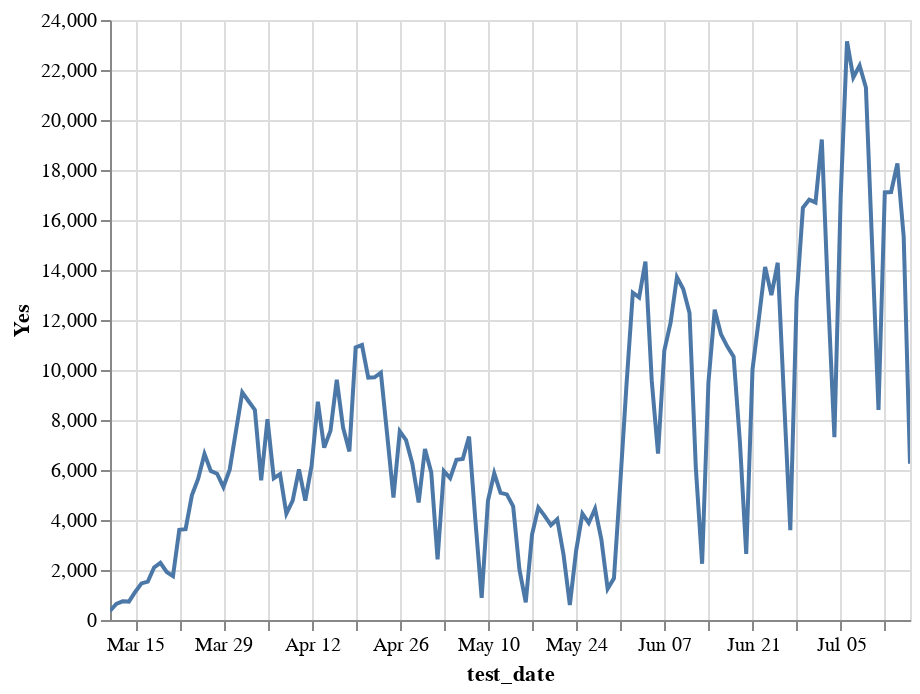

Notebook source saved alongside this figure:
### Code cell
alt.Chart(ti.reset_index().assign(total=lambda x: x.Yes+x.No)).mark_line().encode(
    x='test_date',
    y='Yes',
    tooltip=['test_date', 'Yes']
).interactive()

### Figure 1 — Vega-Lite specification as saved in the notebook (floating-point values rounded to 4 significant figures)
{"config": {"view": {"continuousWidth": 400, "continuousHeight": 300}}, "data": {"name": "data-622dc3e143b0886f7925ced3e16ddfde"}, "mark": "line", "encoding": {"tooltip": [{"type": "temporal", "field": "test_date"}, {"type": "quantitative", "field": "Yes"}], "x": {"type": "temporal", "field": "test_date"}, "y": {"type": "quantitative", "field": "Yes"}}, "selection": {"selector004": {"type": "interval", "bind": "scales", "encodings": ["x", "y"]}}, "$schema": "https://vega.github.io/schema/vega-lite/v4.8.1.json", "datasets": {"data-622dc3e143b0886f7925ced3e16ddfde": [{"test_date": "2020-03-11T00:00:00", "No": 22, "Yes": 366, "total": 388}, {"test_date": "2020-03-12T00:00:00", "No": 29, "Yes": 640, "total": 669}, {"test_date": "2020-03-13T00:00:00", "No": 25, "Yes": 745, "total": 770}, {"test_date": "2020-03-14T00:00:00", "No": 30, "Yes": 736, "total": 766}, {"test_date": "2020-03-15T00:00:00", "No": 133, "Yes": 1121, "total": 1254}, {"test_date": "2020-03-16T00:00:00", "No": 161, "Yes": 1464, "total": 1625}, {"test_date": "2020-03-17T00:00:00", "No": 202, "Yes": 1537, "total": 1739}, {"test_date": "2020-03-18T00:00:00", "No": 204, "Yes": 2101, "total": 2305}, {"test_date": "2020-03-19T00:00:00", "No": 230, "Yes": 2284, "total": 2514}, {"test_date": "2020-03-20T00:00:00", "No": 133, "Yes": 1922, "total": 2055}, {"test_date": "2020-03-21T00:00:00", "No": 148, "Yes": 1757, "total": 1905}, {"test_date": "2020-03-22T00:00:00", "No": 643, "Yes": 3610, "total": 4253}, {"test_date": "2020-03-23T00:00:00", "No": 421, "Yes": 3632, "total": 4053}, {"test_date": "2020-03-24T00:00:00", "No": 370, "Yes": 4987, "total": 5357}, {"test_date": "2020-03-25T00:00:00", "No": 478, "Yes": 5650, "total": 6128}, {"test_date": "2020-03-26T00:00:00", "No": 602, "Yes": 6644, "total": 7246}, {"test_date": "2020-03-27T00:00:00", "No": 518, "Yes": 5963, "total": 6481}, {"test_date": "2020-03-28T00:00:00", "No": 535, "Yes": 5852, "total": 6387}, {"test_date": "2020-03-29T00:00:00", "No": 662, "Yes": 5321, "total": 5983}, {"test_date": "2020-03-30T00:00:00", "No": 957, "Yes": 6013, "total": 6970}, {"test_date": "2020-03-31T00:00:00", "No": 1512, "Yes": 7564, "total": 9076}, {"test_date": "2020-04-01T00:00:00", "No": 1664, "Yes": 9104, "total": 10768}, {"test_date": "2020-04-02T00:00:00", "No": 1838, "Yes": 8751, "total": 10589}, {"test_date": "2020-04-03T00:00:00", "No": 1536, "Yes": 8405, "total": 9941}, {"test_date": "2020-04-04T00:00:00", "No": 894, "Yes": 5588, "total": 6482}, {"test_date": "2020-04-05T00:00:00", "No": 1782, "Yes": 8033, "total": 9815}, {"test_date": "2020-04-06T00:00:00", "No": 2093, "Yes": 5670, "total": 7763}, {"test_date": "2020-04-07T00:00:00", "No": 2072, "Yes": 5833, "total": 7905}, {"test_date": "2020-04-08T00:00:00", "No": 1968, "Yes": 4254, "total": 6222}, {"test_date": "2020-04-09T00:00:00", "No": 1663, "Yes": 4778, "total": 6441}, {"test_date": "2020-04-10T00:00:00", "No": 2292, "Yes": 6022, "total": 8314}, {"test_date": "2020-04-11T00:00:00", "No": 2411, "Yes": 4779, "total": 7190}, {"test_date": "2020-04-12T00:00:00", "No": 3176, "Yes": 6163, "total": 9339}, {"test_date": "2020-04-13T00:00:00", "No": 3493, "Yes": 8733, "total": 12226}, {"test_date": "2020-04-14T00:00:00", "No": 2891, "Yes": 6893, "total": 9784}, {"test_date": "2020-04-15T00:00:00", "No": 2641, "Yes": 7571, "total": 10212}, {"test_date": "2020-04-16T00:00:00", "No": 3072, "Yes": 9614, "total": 12686}, {"test_date": "2020-04-17T00:00:00", "No": 2920, "Yes": 7697, "total": 10617}, {"test_date": "2020-04-18T00:00:00", "No": 2793, "Yes": 6745, "total": 9538}, {"test_date": "2020-04-19T00:00:00", "No": 4266, "Yes": 10907, "total": 15173}, {"test_date": "2020-04-20T00:00:00", "No": 3826, "Yes": 10999, "total": 14825}, {"test_date": "2020-04-21T00:00:00", "No": 3940, "Yes": 9690, "total": 13630}, {"test_date": "2020-04-22T00:00:00", "No": 3889, "Yes": 9708, "total": 13597}, {"test_date": "2020-04-23T00:00:00", "No": 4678, "Yes": 9891, "total": 14569}, {"test_date": "2020-04-24T00:00:00", "No": 3480, "Yes": 7418, "total": 10898}, {"test_date": "2020-04-25T00:00:00", "No": 2331, "Yes": 4902, "total": 7233}, {"test_date": "2020-04-26T00:00:00", "No": 3733, "Yes": 7551, "total": 11284}, {"test_date": "2020-04-27T00:00:00", "No": 4544, "Yes": 7191, "total": 11735}, {"test_date": "2020-04-28T00:00:00", "No": 3435, "Yes": 6253, "total": 9688}, {"test_date": "2020-04-29T00:00:00", "No": 2671, "Yes": 4702, "total": 7373}, {"test_date": "2020-04-30T00:00:00", "No": 3717, "Yes": 6843, "total": 10560}, {"test_date": "2020-05-01T00:00:00", "No": 2964, "Yes": 5903, "total": 8867}, {"test_date": "2020-05-02T00:00:00", "No": 1690, "Yes": 2429, "total": 4119}, {"test_date": "2020-05-03T00:00:00", "No": 3212, "Yes": 5953, "total": 9165}, {"test_date": "2020-05-04T00:00:00", "No": 3446, "Yes": 5673, "total": 9119}, {"test_date": "2020-05-05T00:00:00", "No": 2961, "Yes": 6407, "total": 9368}, {"test_date": "2020-05-06T00:00:00", "No": 2575, "Yes": 6438, "total": 9013}, {"test_date": "2020-05-07T00:00:00", "No": 3464, "Yes": 7336, "total": 10800}, {"test_date": "2020-05-08T00:00:00", "No": 2194, "Yes": 3992, "total": 6186}, {"test_date": "2020-05-09T00:00:00", "No": 896, "Yes": 889, "total": 1785}, {"test_date": "2020-05-10T00:00:00", "No": 2606, "Yes": 4771, "total": 7377}, {"test_date": "2020-05-11T00:00:00", "No": 2773, "Yes": 5869, "total": 8642}, {"test_date": "2020-05-12T00:00:00", "No": 2596, "Yes": 5086, "total": 7682}, {"test_date": "2020-05-13T00:00:00", "No": 3016, "Yes": 5023, "total": 8039}, {"test_date": "2020-05-14T00:00:00", "No": 3326, "Yes": 4546, "total": 7872}, {"test_date": "2020-05-15T00:00:00", "No": 2383, "Yes": 2014, "total": 4397}, {"test_date": "2020-05-16T00:00:00", "No": 405, "Yes": 703, "total": 1108}, {"test_date": "2020-05-17T00:00:00", "No": 2804, "Yes": 3415, "total": 6219}, {"test_date": "2020-05-18T00:00:00", "No": 3224, "Yes": 4496, "total": 7720}, {"test_date": "2020-05-19T00:00:00", "No": 2650, "Yes": 4168, "total": 6818}, {"test_date": "2020-05-20T00:00:00", "No": 1973, "Yes": 3791, "total": 5764}, {"test_date": "2020-05-21T00:00:00", "No": 2152, "Yes": 4029, "total": 6181}, {"test_date": "2020-05-22T00:00:00", "No": 1159, "Yes": 2610, "total": 3769}, {"test_date": "2020-05-23T00:00:00", "No": 240, "Yes": 597, "total": 837}, {"test_date": "2020-05-24T00:00:00", "No": 1452, "Yes": 2775, "total": 4227}, {"test_date": "2020-05-25T00:00:00", "No": 2037, "Yes": 4252, "total": 6289}, {"test_date": "2020-05-26T00:00:00", "No": 3215, "Yes": 3882, "total": 7097}, {"test_date": "2020-05-27T00:00:00", "No": 1617, "Yes": 4450, "total": 6067}, {"test_date": "2020-05-28T00:00:00", "No": 901, "Yes": 3228, "total": 4129}, {"test_date": "2020-05-29T00:00:00", "No": 259, "Yes": 1245, "total": 1504}, {"test_date": "2020-05-30T00:00:00", "No": 366, "Yes": 1664, "total": 2030}, {"test_date": "2020-05-31T00:00:00", "No": 2189, "Yes": 5444, "total": 7633}, {"test_date": "2020-06-01T00:00:00", "No": 2740, "Yes": 9436, "total": 12176}, {"test_date": "2020-06-02T00:00:00", "No": 2750, "Yes": 13091, "total": 15841}, {"test_date": "2020-06-03T00:00:00", "No": 3193, "Yes": 12904, "total": 16097}, {"test_date": "2020-06-04T00:00:00", "No": 4710, "Yes": 14333, "total": 19043}, {"test_date": "2020-06-05T00:00:00", "No": 3496, "Yes": 9573, "total": 13069}, {"test_date": "2020-06-06T00:00:00", "No": 1317, "Yes": 6659, "total": 7976}, {"test_date": "2020-06-07T00:00:00", "No": 3534, "Yes": 10782, "total": 14316}, {"test_date": "2020-06-08T00:00:00", "No": 4100, "Yes": 11903, "total": 16003}, {"test_date": "2020-06-09T00:00:00", "No": 3562, "Yes": 13717, "total": 17279}, {"test_date": "2020-06-10T00:00:00", "No": 2869, "Yes": 13242, "total": 16111}, {"test_date": "2020-06-11T00:00:00", "No": 3395, "Yes": 12278, "total": 15673}, {"test_date": "2020-06-12T00:00:00", "No": 2188, "Yes": 6087, "total": 8275}, {"test_date": "2020-06-13T00:00:00", "No": 1149, "Yes": 2248, "total": 3397}, {"test_date": "2020-06-14T00:00:00", "No": 3131, "Yes": 9500, "total": 12631}, {"test_date": "2020-06-15T00:00:00", "No": 4810, "Yes": 12412, "total": 17222}, {"test_date": "2020-06-16T00:00:00", "No": 4894, "Yes": 11425, "total": 16319}, {"test_date": "2020-06-17T00:00:00", "No": 5266, "Yes": 10937, "total": 16203}, {"test_date": "2020-06-18T00:00:00", "No": 4644, "Yes": 10532, "total": 15176}, {"test_date": "2020-06-19T00:00:00", "No": 3080, "Yes": 7113, "total": 10193}, {"test_date": "2020-06-20T00:00:00", "No": 794, "Yes": 2645, "total": 3439}, {"test_date": "2020-06-21T00:00:00", "No": 4500, "Yes": 10023, "total": 14523}, {"test_date": "2020-06-22T00:00:00", "No": 5968, "Yes": 12044, "total": 18012}, {"test_date": "2020-06-23T00:00:00", "No": 5630, "Yes": 14125, "total": 19755}, {"test_date": "2020-06-24T00:00:00", "No": 5309, "Yes": 12999, "total": 18308}, {"test_date": "2020-06-25T00:00:00", "No": 6610, "Yes": 14290, "total": 20900}, {"test_date": "2020-06-26T00:00:00", "No": 2566, "Yes": 8842, "total": 11408}, {"test_date": "2020-06-27T00:00:00", "No": 1759, "Yes": 3591, "total": 5350}, {"test_date": "2020-06-28T00:00:00", "No": 5728, "Yes": 12861, "total": 18589}, {"test_date": "2020-06-29T00:00:00", "No": 7886, "Yes": 16490, "total": 24376}, {"test_date": "2020-06-30T00:00:00", "No": 6052, "Yes": 16815, "total": 22867}, {"test_date": "2020-07-01T00:00:00", "No": 8787, "Yes": 16703, "total": 25490}, {"test_date": "2020-07-02T00:00:00", "No": 8600, "Yes": 19219, "total": 27819}, {"test_date": "2020-07-03T00:00:00", "No": 5347, "Yes": 12897, "total": 18244}, {"test_date": "2020-07-04T00:00:00", "No": 2392, "Yes": 7311, "total": 9703}, {"test_date": "2020-07-05T00:00:00", "No": 8897, "Yes": 16942, "total": 25839}, {"test_date": "2020-07-06T00:00:00", "No": 8338, "Yes": 23147, "total": 31485}, {"test_date": "2020-07-07T00:00:00", "No": 9017, "Yes": 21702, "total": 30719}, {"test_date": "2020-07-08T00:00:00", "No": 10900, "Yes": 22179, "total": 33079}, {"test_date": "2020-07-09T00:00:00", "No": 10650, "Yes": 21301, "total": 31951}, {"test_date": "2020-07-10T00:00:00", "No": 6297, "Yes": 14916, "total": 21213}, {"test_date": "2020-07-11T00:00:00", "No": 4067, "Yes": 8399, "total": 12466}, {"test_date": "2020-07-12T00:00:00", "No": 11245, "Yes": 17104, "total": 28349}, {"test_date": "2020-07-13T00:00:00", "No": 11277, "Yes": 17120, "total": 28397}, {"test_date": "2020-07-14T00:00:00", "No": 13018, "Yes": 18261, "total": 31279}, {"test_date": "2020-07-15T00:00:00", "No": 10067, "Yes": 15322, "total": 25389}, {"test_date": "2020-07-16T00:00:00", "No": 4329, "Yes": 6253, "total": 10582}]}}
